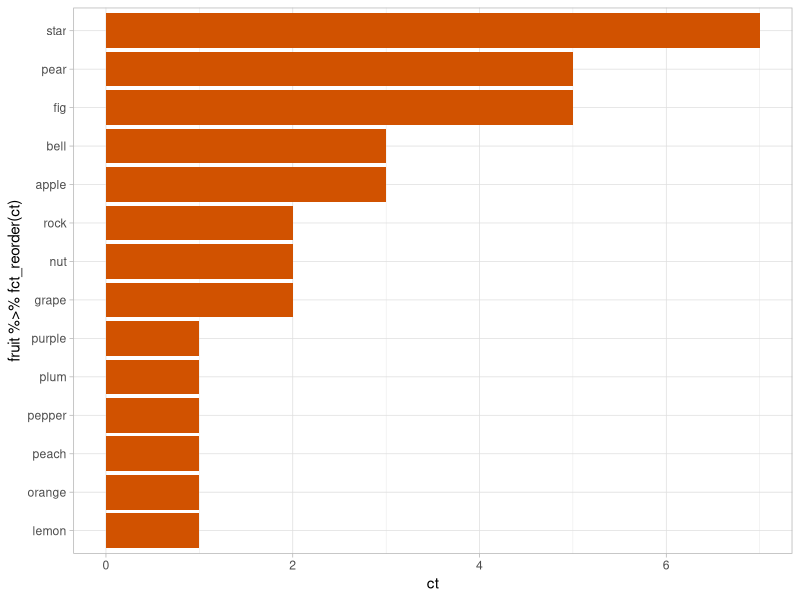
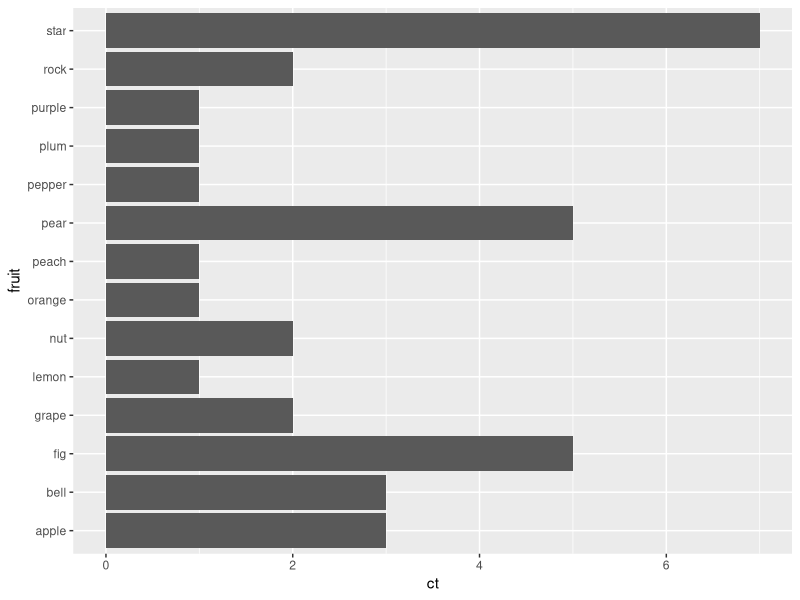

These charts were generated, in order, by the following R code:
library(tidyverse)

data(fruit)
data(sentences)

words <- fruit %>% str_split(" ") %>% unlist()

ans <- list()

for(w in words){
    ans[[w]] <- str_detect(tolower(sentences), tolower(w)) %>% sum()
}

ans %>% as_tibble() %>% 
    gather(fruit, ct) %>% 
    filter(ct > 0) %>% 
    arrange(desc(ct)) %>% 
    ggplot(aes(fruit %>% fct_reorder(ct), ct)) + geom_col(fill='#d15200') + coord_flip() +
    theme_light()



### without for loop

fruit %>% 
    str_split(" ") %>% 
    unlist() %>% 
    unique() %>%
    sapply(function(x) str_detect(tolower(sentences), x) %>% sum(), simplify = F) %>% 
    as_tibble() %>% 
    gather(fruit, ct) %>% 
    filter(ct > 0) %>% 
    ggplot(aes(fruit, ct)) + geom_col() + coord_flip()
